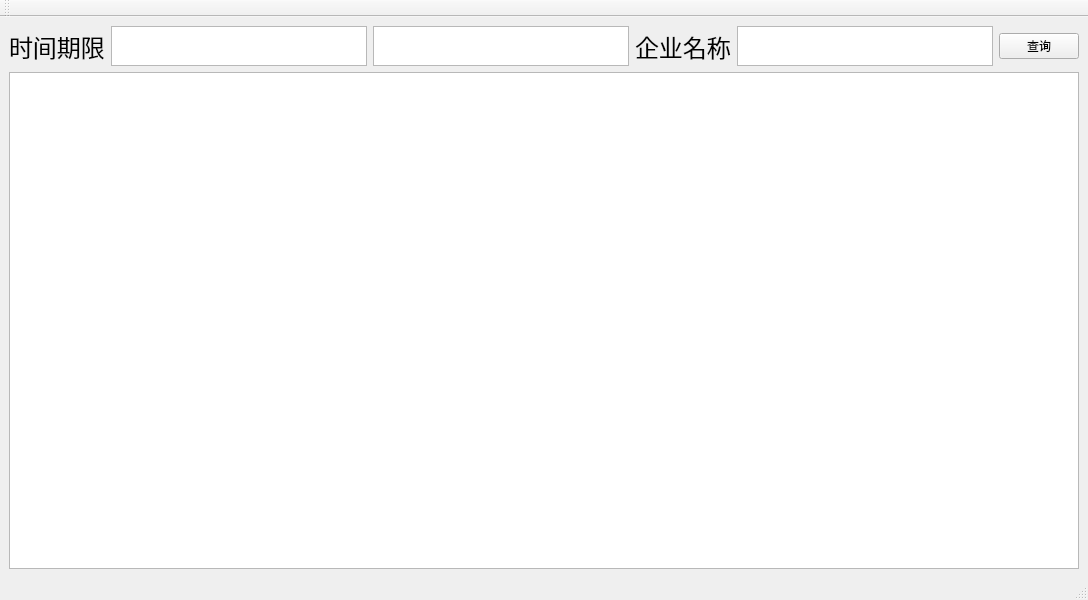
<?xml version="1.0" encoding="UTF-8"?>
<ui version="4.0">
 <class>StatisticWhereWindow</class>
 <widget class="QMainWindow" name="StatisticWhereWindow">
  <property name="geometry">
   <rect>
    <x>0</x>
    <y>0</y>
    <width>800</width>
    <height>600</height>
   </rect>
  </property>
  <property name="windowTitle">
   <string>MainWindow</string>
  </property>
  <widget class="QWidget" name="centralwidget">
   <layout class="QVBoxLayout" name="verticalLayout_2">
    <item>
     <layout class="QHBoxLayout" name="horizontalLayout">
      <property name="sizeConstraint">
       <enum>QLayout::SetNoConstraint</enum>
      </property>
      <item>
       <widget class="QLabel" name="label">
        <property name="sizePolicy">
         <sizepolicy hsizetype="Preferred" vsizetype="Preferred">
          <horstretch>0</horstretch>
          <verstretch>0</verstretch>
         </sizepolicy>
        </property>
        <property name="maximumSize">
         <size>
          <width>16777215</width>
          <height>40</height>
         </size>
        </property>
        <property name="font">
         <font>
          <pointsize>18</pointsize>
         </font>
        </property>
        <property name="text">
         <string>时间期限</string>
        </property>
       </widget>
      </item>
      <item>
       <widget class="QTextEdit" name="textEdit">
        <property name="sizePolicy">
         <sizepolicy hsizetype="Fixed" vsizetype="Fixed">
          <horstretch>0</horstretch>
          <verstretch>0</verstretch>
         </sizepolicy>
        </property>
        <property name="maximumSize">
         <size>
          <width>16777215</width>
          <height>40</height>
         </size>
        </property>
       </widget>
      </item>
      <item>
       <widget class="QTextEdit" name="textEdit_2">
        <property name="sizePolicy">
         <sizepolicy hsizetype="Fixed" vsizetype="Fixed">
          <horstretch>0</horstretch>
          <verstretch>0</verstretch>
         </sizepolicy>
        </property>
        <property name="maximumSize">
         <size>
          <width>16777215</width>
          <height>40</height>
         </size>
        </property>
       </widget>
      </item>
      <item>
       <widget class="QLabel" name="label_2">
        <property name="sizePolicy">
         <sizepolicy hsizetype="Preferred" vsizetype="Fixed">
          <horstretch>0</horstretch>
          <verstretch>0</verstretch>
         </sizepolicy>
        </property>
        <property name="maximumSize">
         <size>
          <width>16777215</width>
          <height>40</height>
         </size>
        </property>
        <property name="font">
         <font>
          <pointsize>18</pointsize>
         </font>
        </property>
        <property name="text">
         <string>企业名称</string>
        </property>
       </widget>
      </item>
      <item>
       <widget class="QTextEdit" name="textEdit_3">
        <property name="sizePolicy">
         <sizepolicy hsizetype="Fixed" vsizetype="Fixed">
          <horstretch>0</horstretch>
          <verstretch>0</verstretch>
         </sizepolicy>
        </property>
        <property name="maximumSize">
         <size>
          <width>16777215</width>
          <height>40</height>
         </size>
        </property>
       </widget>
      </item>
      <item>
       <widget class="QPushButton" name="pushButton">
        <property name="text">
         <string>查询</string>
        </property>
       </widget>
      </item>
     </layout>
    </item>
    <item>
     <widget class="QTableView" name="tableView"/>
    </item>
   </layout>
  </widget>
  <widget class="QMenuBar" name="menubar">
   <property name="geometry">
    <rect>
     <x>0</x>
     <y>0</y>
     <width>800</width>
     <height>24</height>
    </rect>
   </property>
  </widget>
  <widget class="QStatusBar" name="statusbar"/>
  <widget class="QToolBar" name="toolBar">
   <property name="windowTitle">
    <string>toolBar</string>
   </property>
   <attribute name="toolBarArea">
    <enum>TopToolBarArea</enum>
   </attribute>
   <attribute name="toolBarBreak">
    <bool>false</bool>
   </attribute>
  </widget>
 </widget>
 <resources/>
 <connections/>
</ui>
